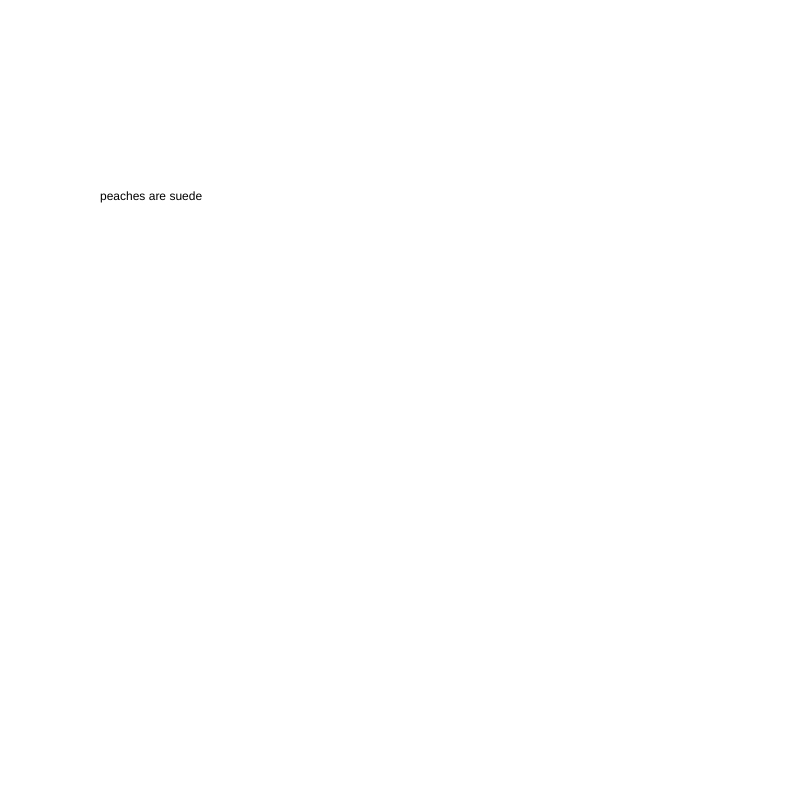
Frame 1 (no input)
Frame 60 (no input): identical to frame 1, image omitted
Frame 120 (the mouse pressed at the canvas centre since frame 60): identical to frame 1, image omitted

The p5.js sketch that drew this single still picture (run headless with seeded random() and noise() and a simulated clock; from frame 60 on, the mouse is pressed at the canvas centre):

// p5.js sketch
// ── sketch.js
var myState = 0;
var myTimer = 0;
function setup() {
  // put setup code here
  createCanvas(800,800);
}

function draw() {

  switch(myState){
    case 0:
    background("white")
    text("peaches are suede", 100, 200);
    myTimer++ ;
    if (myTimer >=200) {
      myTimer = 0 ;
      myState = 1;
    }
    break;

    case 1:
    background("white")
    myTimer++
    if (myTimer >=200) {
      myTimer = 0 ;
      myState = 2;
    }
    text("apples", 100, 200);
    break;

    case 2:
    background("white")
    myTimer++
    if (myTimer >=200) {
      myTimer = 0 ;
      myState = 0;
    }
    text("-stole from someboty's twitter", 100, 200);
    break;
  }
}
